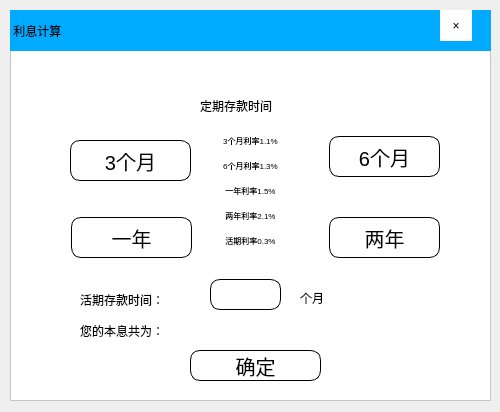
<?xml version="1.0" encoding="UTF-8"?>
<ui version="4.0">
 <class>Jisuan</class>
 <widget class="QDialog" name="Jisuan">
  <property name="geometry">
   <rect>
    <x>0</x>
    <y>0</y>
    <width>500</width>
    <height>412</height>
   </rect>
  </property>
  <property name="windowTitle">
   <string>Dialog</string>
  </property>
  <property name="styleSheet">
   <string notr="true"/>
  </property>
  <widget class="QFrame" name="frame">
   <property name="geometry">
    <rect>
     <x>10</x>
     <y>10</y>
     <width>481</width>
     <height>391</height>
    </rect>
   </property>
   <property name="styleSheet">
    <string notr="true">background-color: rgb(255, 255, 255);</string>
   </property>
   <property name="frameShape">
    <enum>QFrame::StyledPanel</enum>
   </property>
   <property name="frameShadow">
    <enum>QFrame::Raised</enum>
   </property>
   <widget class="QLabel" name="label">
    <property name="geometry">
     <rect>
      <x>0</x>
      <y>0</y>
      <width>481</width>
      <height>41</height>
     </rect>
    </property>
    <property name="styleSheet">
     <string notr="true">background-color: rgb(0, 170, 255);
font: 14pt &quot;黑体&quot;;</string>
    </property>
    <property name="text">
     <string> 利息计算</string>
    </property>
   </widget>
   <widget class="QToolButton" name="close">
    <property name="geometry">
     <rect>
      <x>430</x>
      <y>0</y>
      <width>32</width>
      <height>31</height>
     </rect>
    </property>
    <property name="styleSheet">
     <string notr="true">border:none</string>
    </property>
    <property name="text">
     <string>×</string>
    </property>
   </widget>
   <widget class="QWidget" name="gridWidget" native="true">
    <property name="geometry">
     <rect>
      <x>10</x>
      <y>50</y>
      <width>461</width>
      <height>331</height>
     </rect>
    </property>
    <widget class="QPushButton" name="liuy">
     <property name="geometry">
      <rect>
       <x>309</x>
       <y>76</y>
       <width>111</width>
       <height>41</height>
      </rect>
     </property>
     <property name="styleSheet">
      <string notr="true">border:1px solid black;
border-radius:10px;
font:20px;</string>
     </property>
     <property name="text">
      <string>6个月</string>
     </property>
    </widget>
    <widget class="QPushButton" name="sany">
     <property name="geometry">
      <rect>
       <x>50</x>
       <y>80</y>
       <width>121</width>
       <height>41</height>
      </rect>
     </property>
     <property name="styleSheet">
      <string notr="true">border:1px solid black;
border-radius:10px;
font:20px;</string>
     </property>
     <property name="text">
      <string>3个月</string>
     </property>
    </widget>
    <widget class="QPushButton" name="yin">
     <property name="geometry">
      <rect>
       <x>51</x>
       <y>157</y>
       <width>121</width>
       <height>41</height>
      </rect>
     </property>
     <property name="styleSheet">
      <string notr="true">border:1px solid black;
border-radius:10px;
font:20px;</string>
     </property>
     <property name="text">
      <string>一年</string>
     </property>
    </widget>
    <widget class="QPushButton" name="ern">
     <property name="geometry">
      <rect>
       <x>309</x>
       <y>157</y>
       <width>111</width>
       <height>41</height>
      </rect>
     </property>
     <property name="styleSheet">
      <string notr="true">border:1px solid black;
border-radius:10px;
font:20px;</string>
     </property>
     <property name="text">
      <string>两年</string>
     </property>
    </widget>
    <widget class="QLabel" name="label_2">
     <property name="geometry">
      <rect>
       <x>180</x>
       <y>30</y>
       <width>181</width>
       <height>31</height>
      </rect>
     </property>
     <property name="styleSheet">
      <string notr="true">font: 10pt &quot;黑体&quot;;</string>
     </property>
     <property name="text">
      <string>定期存款时间</string>
     </property>
    </widget>
    <widget class="QLabel" name="label_3">
     <property name="geometry">
      <rect>
       <x>180</x>
       <y>60</y>
       <width>101</width>
       <height>141</height>
      </rect>
     </property>
     <property name="text">
      <string>&lt;html&gt;&lt;head/&gt;&lt;body&gt;&lt;p align=&quot;center&quot;&gt;&lt;span style=&quot; font-size:6pt;&quot;&gt;3个月利率1.1%&lt;/span&gt;&lt;/p&gt;&lt;p align=&quot;center&quot;&gt;&lt;span style=&quot; font-size:6pt;&quot;&gt;6个月利率1.3%&lt;/span&gt;&lt;/p&gt;&lt;p align=&quot;center&quot;&gt;&lt;span style=&quot; font-size:6pt;&quot;&gt;一年利率1.5%&lt;/span&gt;&lt;/p&gt;&lt;p align=&quot;center&quot;&gt;&lt;span style=&quot; font-size:6pt;&quot;&gt;两年利率2.1%&lt;/span&gt;&lt;/p&gt;&lt;p align=&quot;center&quot;&gt;&lt;span style=&quot; font-size:6pt;&quot;&gt;活期利率0.3%&lt;/span&gt;&lt;/p&gt;&lt;/body&gt;&lt;/html&gt;</string>
     </property>
    </widget>
    <widget class="QLineEdit" name="jisuan">
     <property name="geometry">
      <rect>
       <x>190</x>
       <y>260</y>
       <width>181</width>
       <height>21</height>
      </rect>
     </property>
     <property name="styleSheet">
      <string notr="true">border:none
</string>
     </property>
    </widget>
    <widget class="QLabel" name="label_4">
     <property name="geometry">
      <rect>
       <x>60</x>
       <y>260</y>
       <width>111</width>
       <height>21</height>
      </rect>
     </property>
     <property name="styleSheet">
      <string notr="true">font: 9pt &quot;黑体&quot;;</string>
     </property>
     <property name="text">
      <string>您的本息共为：</string>
     </property>
    </widget>
    <widget class="QPushButton" name="signin">
     <property name="geometry">
      <rect>
       <x>170</x>
       <y>290</y>
       <width>131</width>
       <height>31</height>
      </rect>
     </property>
     <property name="styleSheet">
      <string notr="true">border:1px solid black;
border-radius:10px;
font:20px;</string>
     </property>
     <property name="text">
      <string>确定</string>
     </property>
    </widget>
    <widget class="QLabel" name="label_5">
     <property name="geometry">
      <rect>
       <x>60</x>
       <y>230</y>
       <width>121</width>
       <height>20</height>
      </rect>
     </property>
     <property name="styleSheet">
      <string notr="true">font: 9pt &quot;黑体&quot;;</string>
     </property>
     <property name="text">
      <string>活期存款时间：</string>
     </property>
    </widget>
    <widget class="QLineEdit" name="huoqi">
     <property name="geometry">
      <rect>
       <x>190</x>
       <y>219</y>
       <width>71</width>
       <height>31</height>
      </rect>
     </property>
     <property name="styleSheet">
      <string notr="true">border:1px solid black;
border-radius:10px;</string>
     </property>
    </widget>
    <widget class="QLabel" name="label_6">
     <property name="geometry">
      <rect>
       <x>280</x>
       <y>230</y>
       <width>41</width>
       <height>16</height>
      </rect>
     </property>
     <property name="styleSheet">
      <string notr="true">font: 9pt &quot;黑体&quot;;</string>
     </property>
     <property name="text">
      <string>个月</string>
     </property>
    </widget>
   </widget>
  </widget>
 </widget>
 <resources/>
 <connections/>
</ui>
